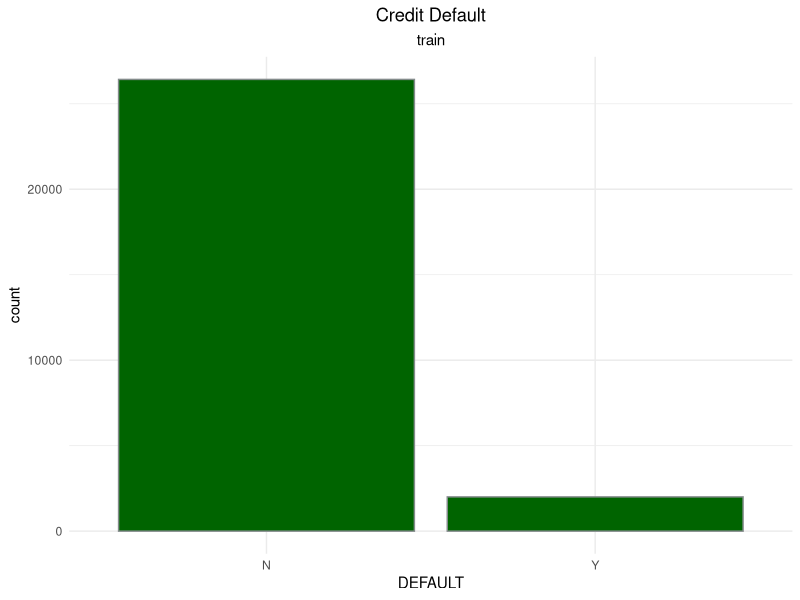
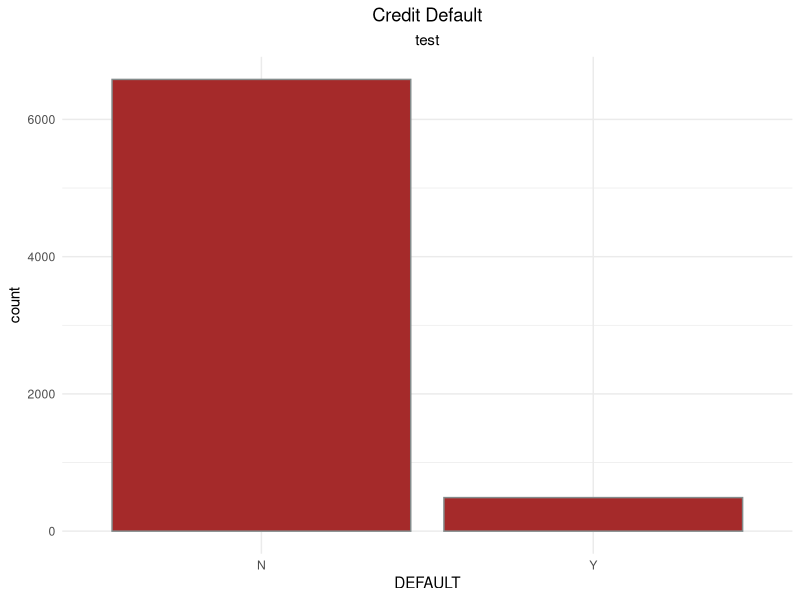
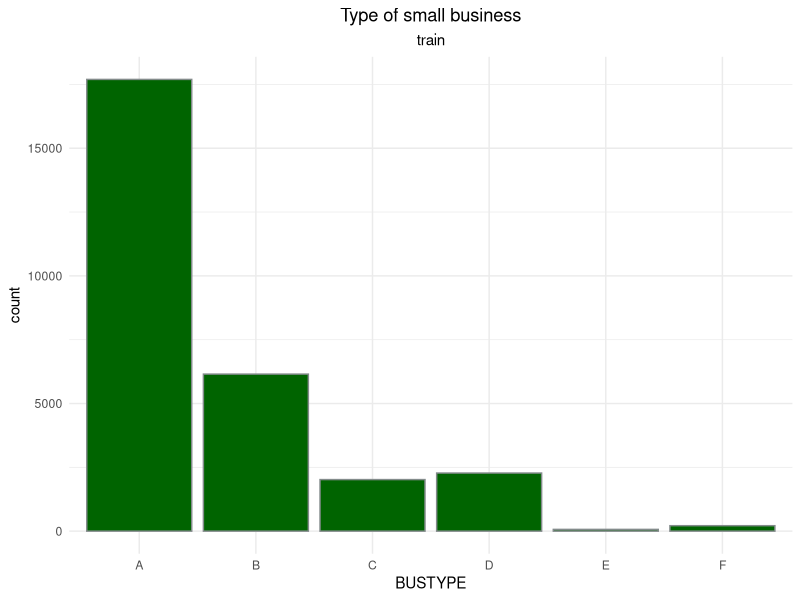
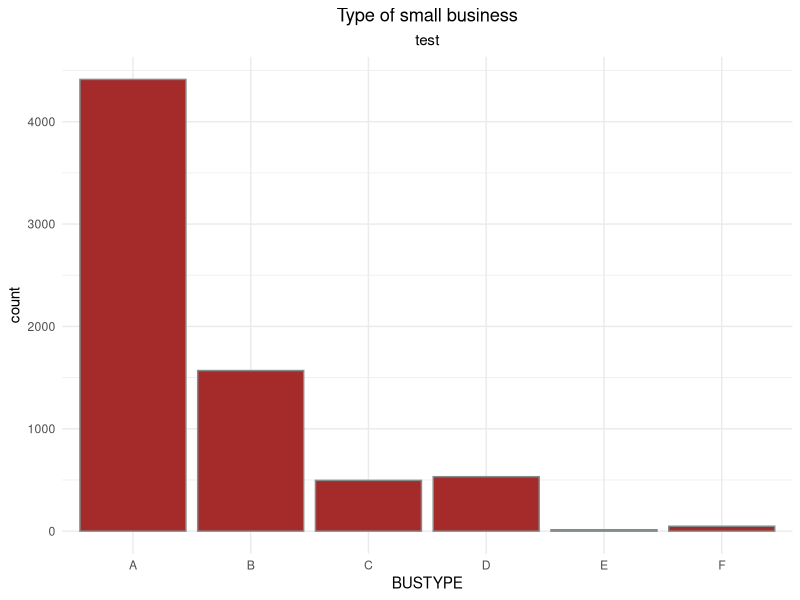
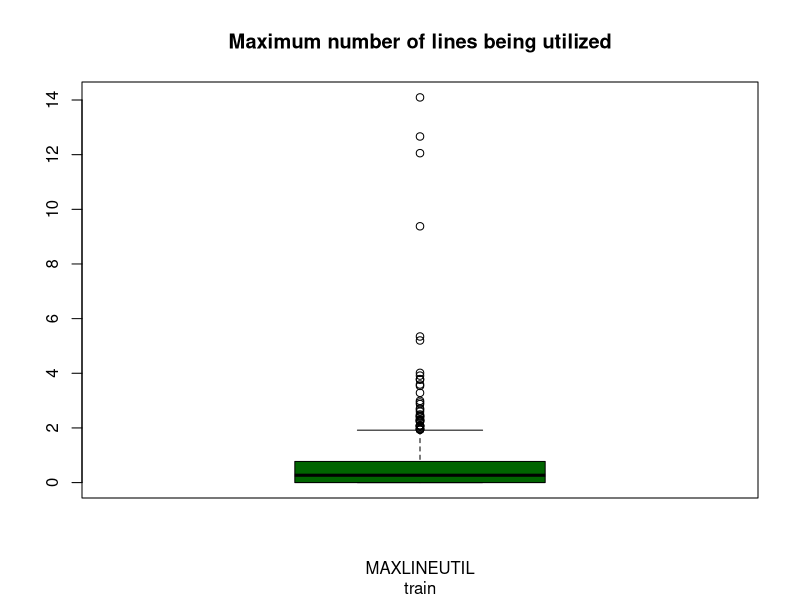
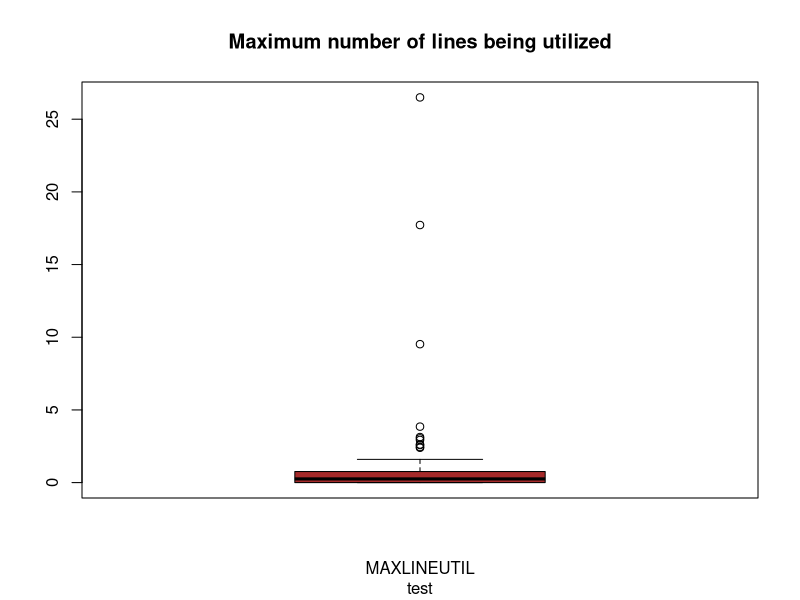
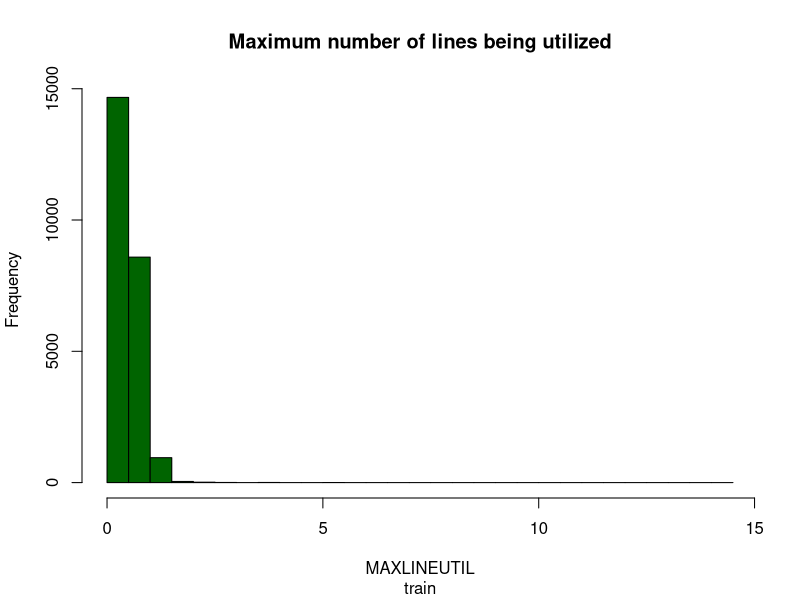
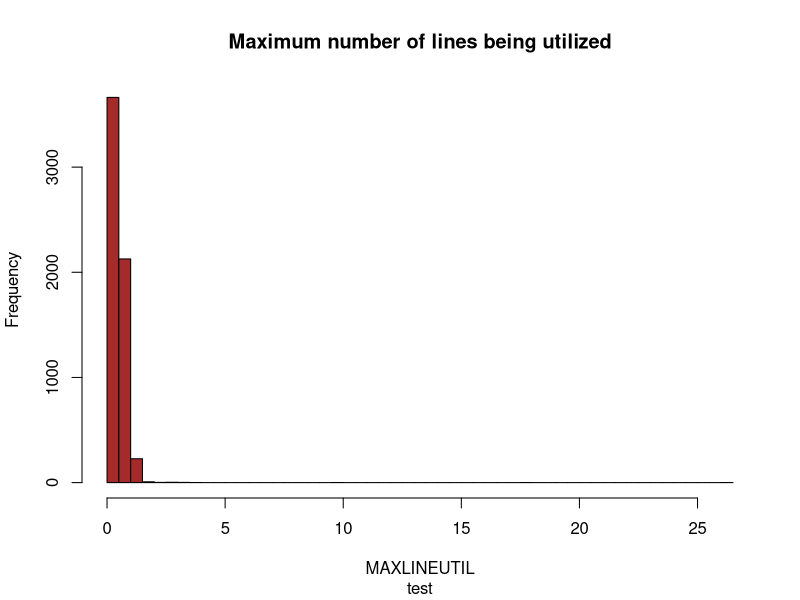

Recreate these plots in R, in order.
#Import Libraries
library(ggplot2)
library(tidyverse)
rm(list=ls()) # Remove all variables

#------------------
# Data Preparation
#------------------

#Read datasets
#Set working directory if needed setfwd()
train <- read.csv("Credit_train.csv")
test <- read.csv("Credit_test.csv")

#Rows and Cols
dim(train)
dim(test)

#Columns name
colnames(train)
colnames(test)

#Show  
head(train)
head(test)

#------------------------------------------------------
# Data Exploration - Univariate analysis - Categorical
#------------------------------------------------------

#Statistics
summary(train)
summary(test)

#Credit Default
ggplot(train, aes(x = DEFAULT)) + 
  geom_bar(fill = "darkgreen", color= "azure4") + 
  theme_minimal() + 
  labs(x = "DEFAULT", title = "Credit Default", subtitle = "train") +
  theme(plot.title = element_text(hjust = 0.5), plot.subtitle = element_text(hjust = 0.5))

ggplot(test, aes(x = DEFAULT)) +
  geom_bar(fill = "brown", color= "azure4") +
  theme_minimal() +
  labs(x = "DEFAULT", title = "Credit Default", subtitle = "test") +
  theme(plot.title = element_text(hjust = 0.5), plot.subtitle = element_text(hjust = 0.5))

#BUSTYPE
ggplot(train, aes(x = BUSTYPE)) + 
  geom_bar(fill = "darkgreen", color= "azure4") + 
  theme_minimal() + 
  labs(x = "BUSTYPE", title = "Type of small business", subtitle = "train") +
  theme(plot.title = element_text(hjust = 0.5), plot.subtitle = element_text(hjust = 0.5))

ggplot(test, aes(x = BUSTYPE)) + 
  geom_bar(fill = "brown", color= "azure4") + 
  theme_minimal() + 
  labs(x = "BUSTYPE", title = "Type of small business", subtitle = "test") +
  theme(plot.title = element_text(hjust = 0.5), plot.subtitle = element_text(hjust = 0.5))

#----------------------------------------------------
# Data Exploration - Univariate analysis - Numerical
#----------------------------------------------------

# MAXLINEUTIL
boxplot(train$MAXLINEUTIL, main="Maximum number of lines being utilized", sub="train"
        , xlab="MAXLINEUTIL", col="darkgreen")
boxplot(test$MAXLINEUTIL, main="Maximum number of lines being utilized", sub="test"
        , xlab="MAXLINEUTIL", col="brown")

hist(train$MAXLINEUTIL, main="Maximum number of lines being utilized", sub="train"
     , xlab="MAXLINEUTIL", breaks=50, col="darkgreen")
hist(test$MAXLINEUTIL, main="Maximum number of lines being utilized", sub="test"
     , xlab="MAXLINEUTIL", breaks=50, col="brown")


# DAYSDELQ
boxplot(train$DAYSDELQ, main="Number of delinquent days", sub="train"
        , xlab="DAYSDELQ", col="darkgreen")
boxplot(test$MAXLINEUTIL, main="Number of delinquent days", sub="test"
        , xlab="DAYSDELQ", col="brown")

hist(train$DAYSDELQ, main="Number of delinquent days", sub="train"
     , xlab="DAYSDELQ", breaks=50, col="darkgreen")
hist(test$DAYSDELQ, main="Number of delinquent days", sub="test"
     , xlab="DAYSDELQ", breaks=50, col="brown")


# TOTACBAL
boxplot(train$TOTACBAL, main="Total balance of business account", sub="train"
        , xlab="TOTACBAL", col="darkgreen")
boxplot(test$TOTACBAL, main="Total balance of business account", sub="test"
        , xlab="TOTACBAL", col="brown")

hist(train$TOTACBAL, main="Total balance of business account", sub="train"
     , xlab="TOTACBAL", breaks=50, col="darkgreen")
hist(test$TOTACBAL, main="Total balance of business account", sub="test"
     , xlab="TOTACBAL", breaks=50, col="brown")

